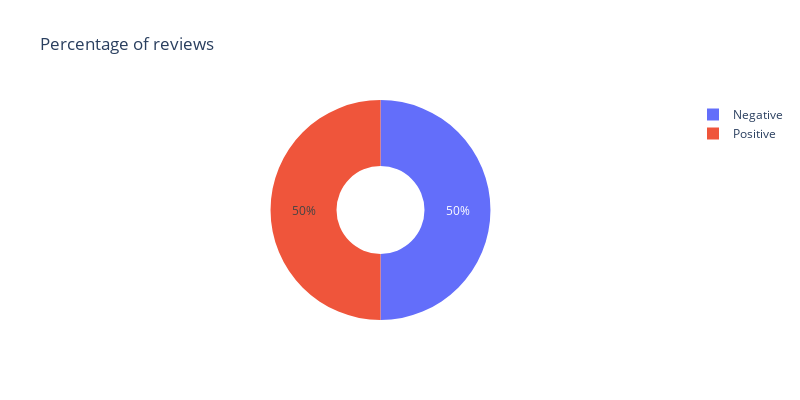

Notebook cell for this chart:
### Code cell
Labels = pd.DataFrame(reviews['Liked'].value_counts()).reset_index()
Labels.columns = ['Liked','Total']
Labels['Liked'] = Labels['Liked'].map({1: 'Positive', 0: 'Negative'})

fig = px.pie(Labels, values = 'Total', names = 'Liked', title='Percentage of reviews', hole=.4, color = 'Liked',
             width=800, height=400)
fig.show()

### Figure 1 — Plotly figure (JSON) as saved in the notebook; plotly's stock layout.template omitted (floating-point values rounded to 4 significant figures)
{"data": [{"customdata": [["Negative"], ["Positive"]], "domain": {"x": [0, 1], "y": [0, 1]}, "hole": 0.4, "hovertemplate": "Liked=%{customdata[0]}<br>Total=%{value}<extra></extra>", "labels": ["Negative", "Positive"], "legendgroup": "", "marker": {"colors": ["#636efa", "#EF553B"]}, "name": "", "showlegend": true, "type": "pie", "values": [500, 500]}], "layout": {"height": 400, "legend": {"tracegroupgap": 0}, "title": {"text": "Percentage of reviews"}, "width": 800}}
